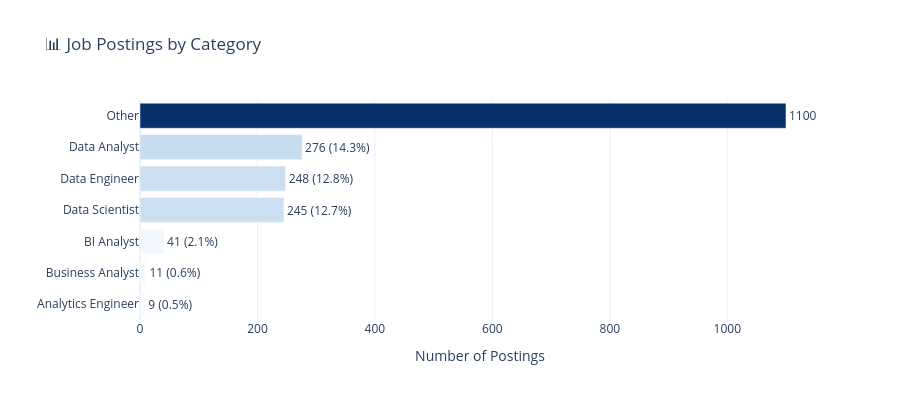

The notebook cell saved with this chart:
### Code cell
# Jobs by Category — Horizontal Bar
category_counts = jobs['job_category'].value_counts().reset_index()
category_counts.columns = ['Category', 'Count']
category_counts['Percentage'] = (category_counts['Count'] / total_jobs * 100).round(1)

fig = px.bar(
    category_counts,
    x='Count', y='Category',
    orientation='h',
    text=category_counts.apply(lambda r: f"{r['Count']} ({r['Percentage']}%)", axis=1),
    color='Count',
    color_continuous_scale='Blues',
    title='📊 Job Postings by Category',
)
fig.update_layout(
    height=400,
    showlegend=False,
    coloraxis_showscale=False,
    yaxis={'categoryorder': 'total ascending'},
    xaxis_title='Number of Postings',
    yaxis_title='',
)
fig.update_traces(textposition='outside')
fig.show()

### Figure 1 — Plotly figure (JSON) as saved in the notebook; plotly's stock layout.template omitted (floating-point values rounded to 4 significant figures)
{"data": [{"hovertemplate": "Count=%{marker.color}<br>Category=%{y}<br>text=%{text}<extra></extra>", "legendgroup": "", "marker": {"color": [1100, 276, 248, 245, 41, 11, 9], "coloraxis": "coloraxis", "pattern": {"shape": ""}}, "name": "", "orientation": "h", "showlegend": false, "text": ["1100 (57.0%)", "276 (14.3%)", "248 (12.8%)", "245 (12.7%)", "41 (2.1%)", "11 (0.6%)", "9 (0.5%)"], "textposition": "outside", "type": "bar", "x": [1100, 276, 248, 245, 41, 11, 9], "xaxis": "x", "y": ["Other", "Data Analyst", "Data Engineer", "Data Scientist", "BI Analyst", "Business Analyst", "Analytics Engineer"], "yaxis": "y"}], "layout": {"barmode": "relative", "coloraxis": {"colorbar": {"title": {"text": "Count"}}, "colorscale": [[0.0, "rgb(247,251,255)"], [0.125, "rgb(222,235,247)"], [0.25, "rgb(198,219,239)"], [0.375, "rgb(158,202,225)"], [0.5, "rgb(107,174,214)"], [0.625, "rgb(66,146,198)"], [0.75, "rgb(33,113,181)"], [0.875, "rgb(8,81,156)"], [1.0, "rgb(8,48,107)"]], "showscale": false}, "height": 400, "legend": {"tracegroupgap": 0}, "showlegend": false, "title": {"text": "📊 Job Postings by Category"}, "xaxis": {"anchor": "y", "domain": [0.0, 1.0], "title": {"text": "Number of Postings"}}, "yaxis": {"anchor": "x", "categoryorder": "total ascending", "domain": [0.0, 1.0], "title": {"text": ""}}}}
